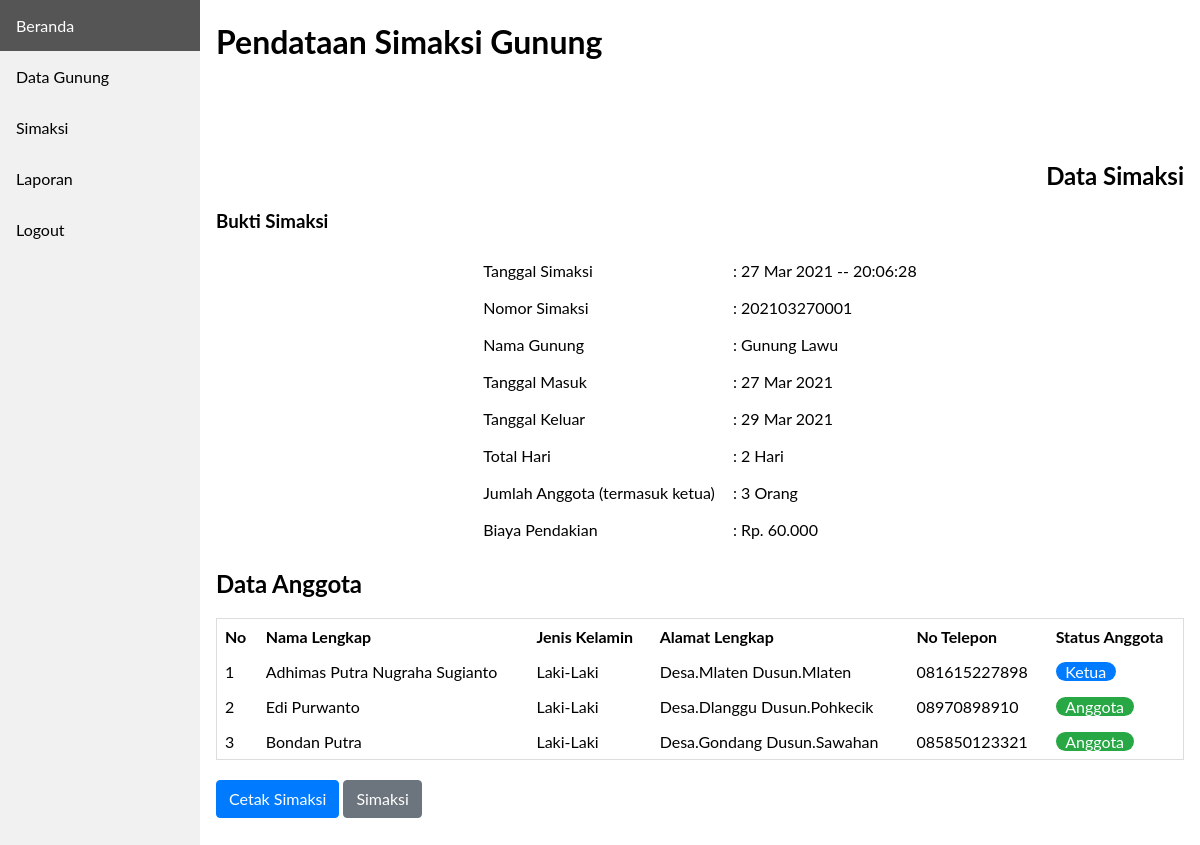
The app's page /frontend/simaksi/nota.php?simaksi=202103270001 with its own data.
### tables this page shows
CREATE TABLE `laporan` (
  `id_laporan` int(11) NOT NULL,
  `tgl_simaksi` datetime NOT NULL,
  `lprn_tgl_keluar` datetime DEFAULT NULL,
  `nomor_simaksi` varchar(30) NOT NULL,
  `gunung_id` varchar(9) NOT NULL,
  `laporan_tgl_masuk` date NOT NULL,
  `laporan_tgl_keluar` date NOT NULL,
  `laporan_jml_hari` varchar(10) NOT NULL,
  `jumlah_pendaki` int(10) NOT NULL,
  `total_biaya` decimal(10,0) NOT NULL,
  `lprn_status_pendakian` varchar(20) NOT NULL
);

CREATE TABLE `data_gunung` (
  `id_gunung` int(11) NOT NULL,
  `nama_gunung` varchar(100) NOT NULL,
  `mdpl` varchar(20) NOT NULL,
  `alamat_gunung` text NOT NULL,
  `unit_htm` int(100) NOT NULL,
  `satuan_htm` varchar(100) NOT NULL,
  `htm` int(20) NOT NULL
);

CREATE TABLE `detail_simaksi` (
  `id_detail_simaksi` int(11) NOT NULL,
  `nomor_simaksi` varchar(30) NOT NULL,
  `gunung_id` varchar(10) NOT NULL,
  `nama_lengkap` varchar(100) NOT NULL,
  `jenis_kelamin` varchar(10) NOT NULL,
  `alamat_lengkap` text NOT NULL,
  `no_telp` varchar(13) NOT NULL,
  `status_anggota` varchar(10) NOT NULL,
  `htm_detail_anggota` decimal(10,0) NOT NULL
);

### frontend/simaksi/nota.php (the view, shortened to what this page needs)
<!DOCTYPE html>
<html>
<head>
  <link rel="stylesheet" href="../../css/style.css">
</head>
<body>
<?php
  include '../../database/koneksi.php';
  include '../../frontend/layouts/sidebar.php';
?>
<div class="content">
  <h1>Pendataan Simaksi Gunung</h1>
  <h2 class="teks-rata-kanan margin-top-100">Data Simaksi</h2>
  <?php
    $simaksi   = $_GET['simaksi'];
  ?>
  <h3>Bukti Simaksi</h3>
  <center>
    <div class="kotak-keterangan">
      <?php
        $selectLaporan  = "SELECT * FROM laporan INNER JOIN data_gunung ON laporan.gunung_id = data_gunung.id_gunung WHERE nomor_simaksi = '$simaksi' ";
        $queryLaporan   = mysqli_query($host, $selectLaporan);
        $dataLaporan    = mysqli_fetch_assoc($queryLaporan);
      ?>
      <table>
        <tr>
          <td>Tanggal Simaksi</td>
          <td> : <?= date('d M Y -- H:i:s', strtotime($dataLaporan['tgl_simaksi']))  ?> </td>
        </tr>
        <tr>
          <td>Nomor Simaksi</td>
          <td> : <?= $dataLaporan['nomor_simaksi'] ?></td>
        </tr>
        <tr>
          <td>Nama Gunung</td>
          <td> : <?= $dataLaporan['nama_gunung'] ?></td>
        </tr>
        <tr>
          <td>Tanggal Masuk</td>
          <td> : <?= date('d M Y', strtotime($dataLaporan['laporan_tgl_masuk'])) ?></td>
        </tr>
        <tr>
          <td>Tanggal Keluar</td>
          <td> : <?= date('d M Y', strtotime($dataLaporan['laporan_tgl_keluar'])) ?></td>
        </tr>
        <tr>
          <td>Total Hari</td>
          <td> : <?= $dataLaporan['laporan_jml_hari'] ?></td>
        </tr>
        <tr>
          <td>Jumlah Anggota (termasuk ketua)</td>
          <td> : <?= $dataLaporan['jumlah_pendaki'] . " " . "Orang" ?></td>
        </tr>
        <tr>
          <td>Biaya Pendakian</td>
          <td> : <?= "Rp. " . number_format($dataLaporan['total_biaya'],0,',','.')  ?></td>
        </tr>
      </table>
    </div>
  </center>
  <h2>Data Anggota</h2>
  <div class="kotak-table">
    <table class="table-responsive">
      <tr>
        <th>No</th>
        <th>Nama Lengkap</th>
        <th>Jenis Kelamin</th>
        <th>Alamat Lengkap</th>
        <th>No Telepon</th>
        <th>Status Anggota</th>
      </tr>
      <?php
        $no           = 1;
        $dataDetail   = "SELECT * FROM detail_simaksi WHERE nomor_simaksi = '$simaksi' ";
        $queryDetail  = mysqli_query($host, $dataDetail);
        while ($dataDetail  = mysqli_fetch_assoc($queryDetail) ) {
      ?>
      <tr>
        <td><?= $no++ ?></td>
        <td><?= $dataDetail['nama_lengkap'] ?></td>
        <td><?= $dataDetail['jenis_kelamin'] ?></td>
        <td><?= $dataDetail['alamat_lengkap'] ?></td>
        <td><?= $dataDetail['no_telp'] ?></td>
        <td>
          <?php
            if ($dataDetail['status_anggota'] == 'Ketua' ) {
              echo "<span class='lencana-radius lencana-biru'>Ketua</span>";
            } else {
              echo "<span class='lencana-radius lencana-hijau'>Anggota</span>";
            }
          ?>
        </td>
      </tr>
      <?php } ?>
    </table>
  </div>
  <a target="blank" href="cetak_simaksi.php?simaksi=<?= $simaksi ?>" class="tmbl tmbl-biru margin-20-0">
    Cetak Simaksi
  </a>
  <a href="index.php?page=simaksi" class="tmbl tmbl-abu-abu margin-20-0">
    Simaksi
  </a>
  <br>
  <br>
  <br>
</div>
</body>
</html>

### css/style.css (style rules this page uses)
body { margin: 0; font-family: "Lato", sans-serif; }
div.content { margin-left: 200px; padding: 1px 16px; height: 1000px; }
.kotak-table { overflow-x:auto !important; }
.table-responsive { border-collapse: collapse; border-spacing: 0; width: 100%; border: 1px solid #ddd; }
.table-responsive th, td { text-align: left; padding: 8px; }
.tmbl { text-decoration: none !important; display: inline-block; font-weight: 400; color: #212529; text-align: center; vertical-align: middle; cursor: pointer; -webkit-user-select: none; -moz-user-select: none; -ms-user-select: none; user-select: none; background-color: transparent; border: 1px solid transparent; padding: 0.375rem 0.75rem; font-size: 1rem; line-height: 1.5; border-radius: 0.25rem; transition: color 0.15s ease-in-out, background-color 0.15s ease-in-out, border-color 0.15s ease-in-out, box-shadow 0.15s ease-in-out; }
.tmbl-biru { color: #fff; background-color: #007bff; border-color: #007bff; }
.tmbl-abu-abu { color: #fff; background-color: #6c757d; border-color: #6c757d; }
.lencana-biru { color: #fff; background-color: #007bff; }
.lencana-hijau { color: #fff; background-color: #28a745; }
.lencana-radius { padding-right: 0.6em; padding-left: 0.6em; border-radius: 10rem; }
.teks-rata-kanan { text-align: right !important; }
.margin-top-100 { margin-top: 100px !important; }
.margin-20-0 { margin: 20px 0 !important; }

### records on screen
laporan: tgl_simaksi "27 Mar 2021 -- 20:06:28", nomor_simaksi "202103270001", data_gunung.nama_gunung "Gunung Lawu", laporan_tgl_masuk "27 Mar 2021", laporan_tgl_keluar "29 Mar 2021", laporan_jml_hari "2 Hari", jumlah_pendaki "3", total_biaya "60.000"
detail_simaksi: nama_lengkap "Adhimas Putra Nugraha Sugianto", jenis_kelamin "Laki-Laki", alamat_lengkap "Desa.Mlaten Dusun.Mlaten", no_telp "081615227898", status_anggota "Ketua"
detail_simaksi: nama_lengkap "Edi Purwanto", jenis_kelamin "Laki-Laki", alamat_lengkap "Desa.Dlanggu Dusun.Pohkecik", no_telp "08970898910", status_anggota "Anggota"
detail_simaksi: nama_lengkap "Bondan Putra", jenis_kelamin "Laki-Laki", alamat_lengkap "Desa.Gondang Dusun.Sawahan", no_telp "085850123321", status_anggota "Anggota"
